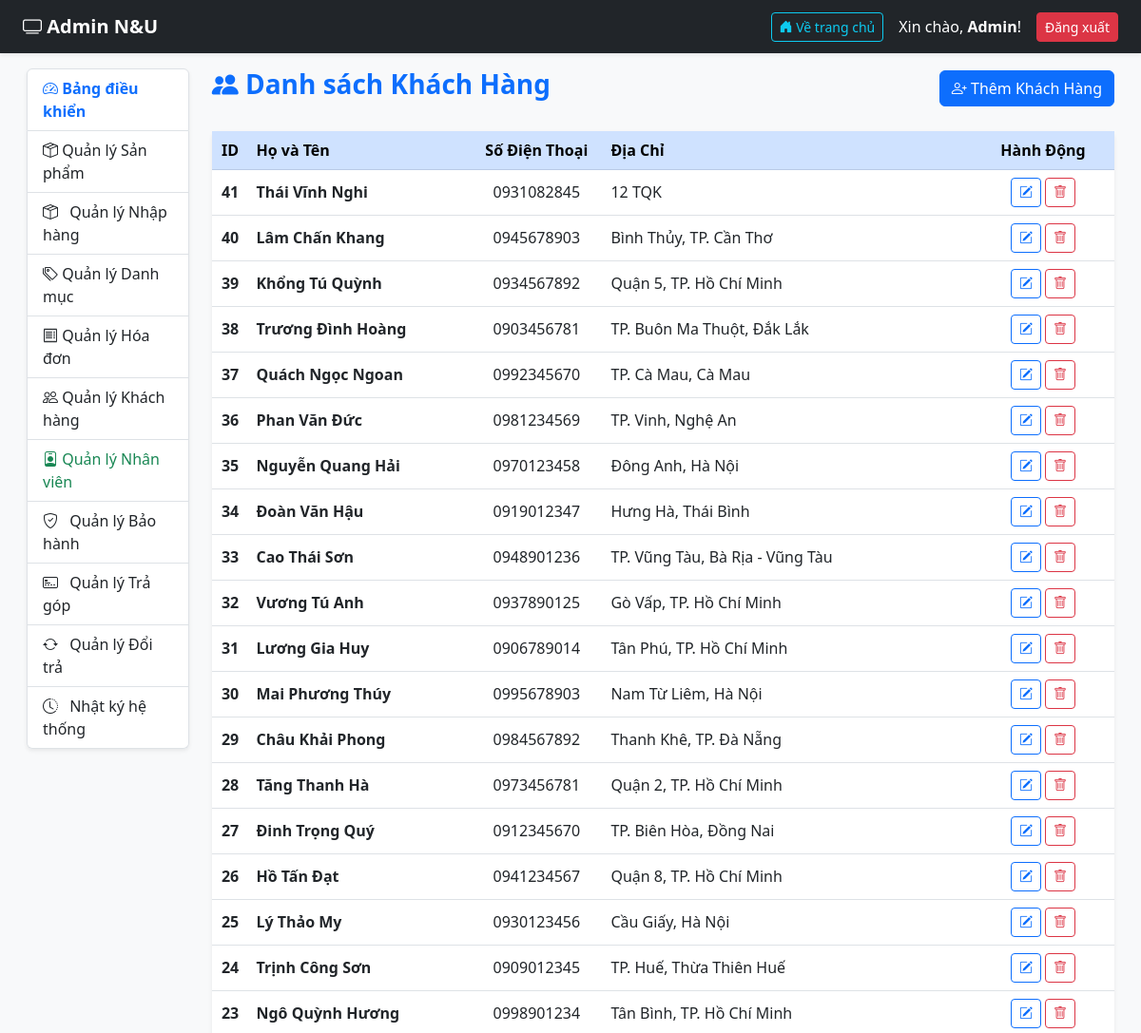
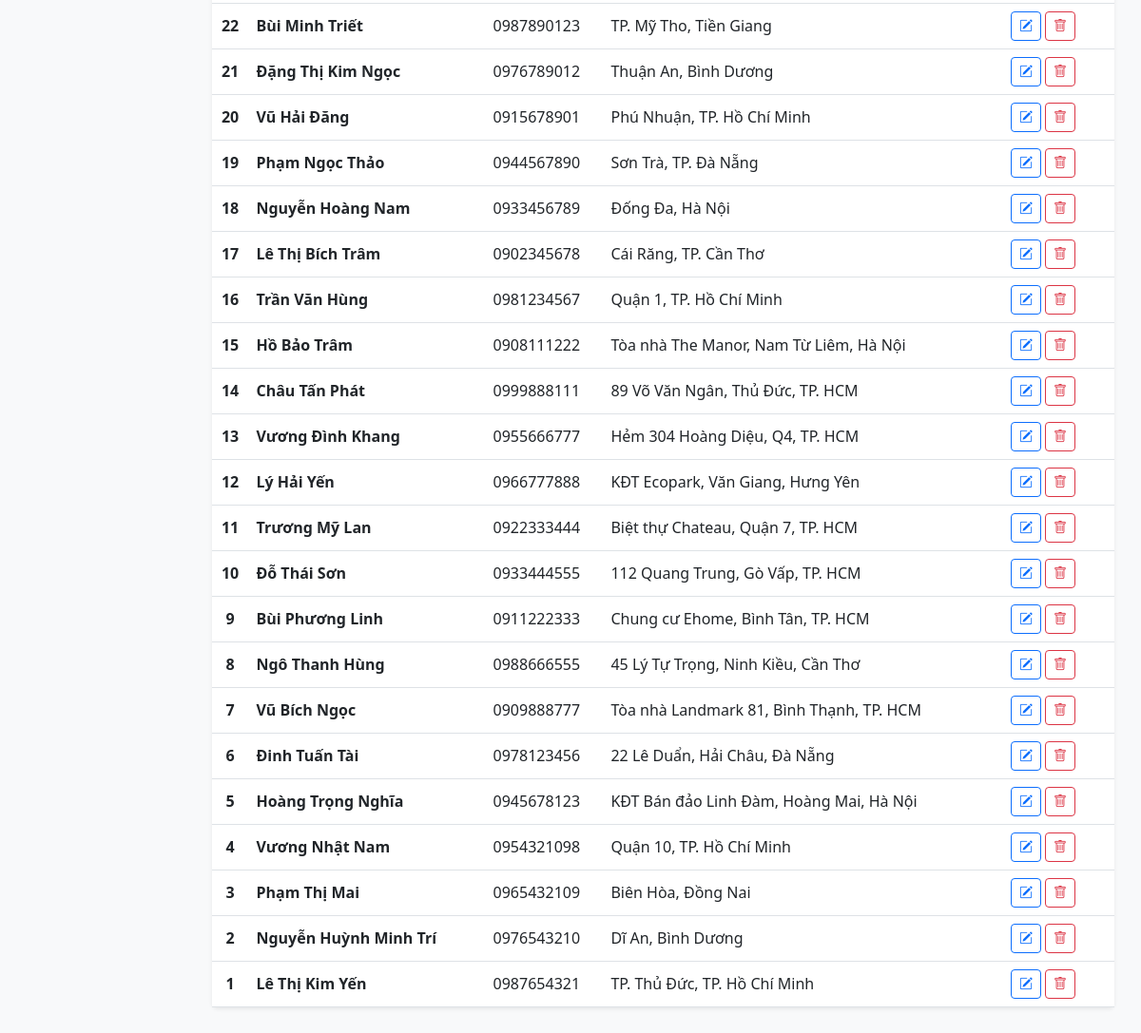
Page /admin/khach_hang.php on the committed database (2 pictures, top to bottom).
### tables this page shows
CREATE TABLE `khachhang` (
  `ID` int(11) NOT NULL,
  `HoVaTen` varchar(255) DEFAULT NULL,
  `DienThoai` varchar(20) DEFAULT NULL,
  `DiaChi` varchar(255) DEFAULT NULL,
  `TenDangNhap` varchar(50) NOT NULL,
  `MatKhau` varchar(255) NOT NULL
);

### admin/khach_hang.php (the view, shortened to what this page needs)
<?php
require_once '../connect.php';
$sql = "SELECT * FROM khachhang ORDER BY ID DESC";
$result = $conn->query($sql);
require_once 'header.php';
require_once 'sidebar.php';
?>
<div class="col-md-9 col-lg-10 mb-5">
    <div class="d-flex justify-content-between align-items-center mb-4">
        <h3 class="text-primary fw-bold"><i class="bi bi-people-fill"></i> Danh sách Khách Hàng</h3>
        <div>
            <a href="khach_hang_them.php" class="btn btn-primary"><i class="bi bi-person-plus"></i> Thêm Khách Hàng</a>
        </div>
    </div>
    <div class="card shadow-sm border-0">
        <div class="card-body p-0">
            <div class="table-responsive">
                <table class="table table-hover align-middle mb-0 text-center">
                    <thead class="table-primary">
                        <tr>
                            <th>ID</th>
                            <th class="text-start">Họ và Tên</th>
                            <th>Số Điện Thoại</th>
                            <th class="text-start">Địa Chỉ</th>
                            <th width="150">Hành Động</th>
                        </tr>
                    </thead>
                    <tbody>
                        <?php if ($result->num_rows > 0): ?>
                            <?php while ($row = $result->fetch_assoc()): ?>
                                <tr>
                                    <td class="fw-bold"><?php echo $row['ID']; ?></td>
                                    <td class="text-start fw-bold"><?php echo htmlspecialchars($row['HoVaTen']); ?></td>
                                    <td><?php echo htmlspecialchars($row['DienThoai']); ?></td>
                                    <td class="text-start"><?php echo htmlspecialchars($row['DiaChi']); ?></td>
                                    <td>
                                        <a href="khach_hang_sua.php?id=<?php echo $row['ID']; ?>" class="btn btn-sm btn-outline-primary" title="Sửa"><i class="bi bi-pencil-square"></i></a>
                                        <a href="khach_hang_xoa.php?id=<?php echo $row['ID']; ?>" class="btn btn-sm btn-outline-danger" title="Xóa" onclick="return confirm('Bạn có chắc muốn xóa khách hàng này?')"><i class="bi bi-trash"></i></a>
                                    </td>
                                </tr>
                            <?php endwhile; ?>
                        <?php else: ?>
                            <tr>
                                <td colspan="5" class="text-center text-muted py-4">Chưa có khách hàng nào!</td>
                            </tr>
                        <?php endif; ?>
                    </tbody>
                </table>
            </div>
        </div>
    </div>
</div>
<?php
require_once 'footer.php';
?>

### rows in the picture
khachhang: ID "41", HoVaTen "Thái Vĩnh Nghi", DienThoai "0931082845", DiaChi "12 TQK"
khachhang: ID "40", HoVaTen "Lâm Chấn Khang", DienThoai "0945678903", DiaChi "Bình Thủy, TP. Cần Thơ"
khachhang: ID "39", HoVaTen "Khổng Tú Quỳnh", DienThoai "0934567892", DiaChi "Quận 5, TP. Hồ Chí Minh"
khachhang: ID "38", HoVaTen "Trương Đình Hoàng", DienThoai "0903456781", DiaChi "TP. Buôn Ma Thuột, Đắk Lắk"
khachhang: ID "37", HoVaTen "Quách Ngọc Ngoan", DienThoai "0992345670", DiaChi "TP. Cà Mau, Cà Mau"
khachhang: ID "36", HoVaTen "Phan Văn Đức", DienThoai "0981234569", DiaChi "TP. Vinh, Nghệ An"
khachhang: ID "35", HoVaTen "Nguyễn Quang Hải", DienThoai "0970123458", DiaChi "Đông Anh, Hà Nội"
khachhang: ID "34", HoVaTen "Đoàn Văn Hậu", DienThoai "0919012347", DiaChi "Hưng Hà, Thái Bình"
khachhang: ID "33", HoVaTen "Cao Thái Sơn", DienThoai "0948901236", DiaChi "TP. Vũng Tàu, Bà Rịa - Vũng Tàu"
khachhang: ID "32", HoVaTen "Vương Tú Anh", DienThoai "0937890125", DiaChi "Gò Vấp, TP. Hồ Chí Minh"
khachhang: ID "31", HoVaTen "Lương Gia Huy", DienThoai "0906789014", DiaChi "Tân Phú, TP. Hồ Chí Minh"
khachhang: ID "30", HoVaTen "Mai Phương Thúy", DienThoai "0995678903", DiaChi "Nam Từ Liêm, Hà Nội"
khachhang: ID "29", HoVaTen "Châu Khải Phong", DienThoai "0984567892", DiaChi "Thanh Khê, TP. Đà Nẵng"
khachhang: ID "28", HoVaTen "Tăng Thanh Hà", DienThoai "0973456781", DiaChi "Quận 2, TP. Hồ Chí Minh"
khachhang: ID "27", HoVaTen "Đinh Trọng Quý", DienThoai "0912345670", DiaChi "TP. Biên Hòa, Đồng Nai"
khachhang: ID "26", HoVaTen "Hồ Tấn Đạt", DienThoai "0941234567", DiaChi "Quận 8, TP. Hồ Chí Minh"
khachhang: ID "25", HoVaTen "Lý Thảo My", DienThoai "0930123456", DiaChi "Cầu Giấy, Hà Nội"
khachhang: ID "24", HoVaTen "Trịnh Công Sơn", DienThoai "0909012345", DiaChi "TP. Huế, Thừa Thiên Huế"
khachhang: ID "23", HoVaTen "Ngô Quỳnh Hương", DienThoai "0998901234", DiaChi "Tân Bình, TP. Hồ Chí Minh"
khachhang: ID "22", HoVaTen "Bùi Minh Triết", DienThoai "0987890123", DiaChi "TP. Mỹ Tho, Tiền Giang"
khachhang: ID "21", HoVaTen "Đặng Thị Kim Ngọc", DienThoai "0976789012", DiaChi "Thuận An, Bình Dương"
khachhang: ID "20", HoVaTen "Vũ Hải Đăng", DienThoai "0915678901", DiaChi "Phú Nhuận, TP. Hồ Chí Minh"
khachhang: ID "19", HoVaTen "Phạm Ngọc Thảo", DienThoai "0944567890", DiaChi "Sơn Trà, TP. Đà Nẵng"
khachhang: ID "18", HoVaTen "Nguyễn Hoàng Nam", DienThoai "0933456789", DiaChi "Đống Đa, Hà Nội"
khachhang: ID "17", HoVaTen "Lê Thị Bích Trâm", DienThoai "0902345678", DiaChi "Cái Răng, TP. Cần Thơ"
khachhang: ID "16", HoVaTen "Trần Văn Hùng", DienThoai "0981234567", DiaChi "Quận 1, TP. Hồ Chí Minh"
khachhang: ID "15", HoVaTen "Hồ Bảo Trâm", DienThoai "0908111222", DiaChi "Tòa nhà The Manor, Nam Từ Liêm, Hà Nội"
khachhang: ID "14", HoVaTen "Châu Tấn Phát", DienThoai "0999888111", DiaChi "89 Võ Văn Ngân, Thủ Đức, TP. HCM"
khachhang: ID "13", HoVaTen "Vương Đình Khang", DienThoai "0955666777", DiaChi "Hẻm 304 Hoàng Diệu, Q4, TP. HCM"
khachhang: ID "12", HoVaTen "Lý Hải Yến", DienThoai "0966777888", DiaChi "KĐT Ecopark, Văn Giang, Hưng Yên"
khachhang: ID "11", HoVaTen "Trương Mỹ Lan", DienThoai "0922333444", DiaChi "Biệt thự Chateau, Quận 7, TP. HCM"
khachhang: ID "10", HoVaTen "Đỗ Thái Sơn", DienThoai "0933444555", DiaChi "112 Quang Trung, Gò Vấp, TP. HCM"
khachhang: ID "9", HoVaTen "Bùi Phương Linh", DienThoai "0911222333", DiaChi "Chung cư Ehome, Bình Tân, TP. HCM"
khachhang: ID "8", HoVaTen "Ngô Thanh Hùng", DienThoai "0988666555", DiaChi "45 Lý Tự Trọng, Ninh Kiều, Cần Thơ"
khachhang: ID "7", HoVaTen "Vũ Bích Ngọc", DienThoai "0909888777", DiaChi "Tòa nhà Landmark 81, Bình Thạnh, TP. HCM"
khachhang: ID "6", HoVaTen "Đinh Tuấn Tài", DienThoai "0978123456", DiaChi "22 Lê Duẩn, Hải Châu, Đà Nẵng"
khachhang: ID "5", HoVaTen "Hoàng Trọng Nghĩa", DienThoai "0945678123", DiaChi "KĐT Bán đảo Linh Đàm, Hoàng Mai, Hà Nội"
khachhang: ID "4", HoVaTen "Vương Nhật Nam", DienThoai "0954321098", DiaChi "Quận 10, TP. Hồ Chí Minh"
khachhang: ID "3", HoVaTen "Phạm Thị Mai", DienThoai "0965432109", DiaChi "Biên Hòa, Đồng Nai"
khachhang: ID "2", HoVaTen "Nguyễn Huỳnh Minh Trí", DienThoai "0976543210", DiaChi "Dĩ An, Bình Dương"
khachhang: ID "1", HoVaTen "Lê Thị Kim Yến", DienThoai "0987654321", DiaChi "TP. Thủ Đức, TP. Hồ Chí Minh"
